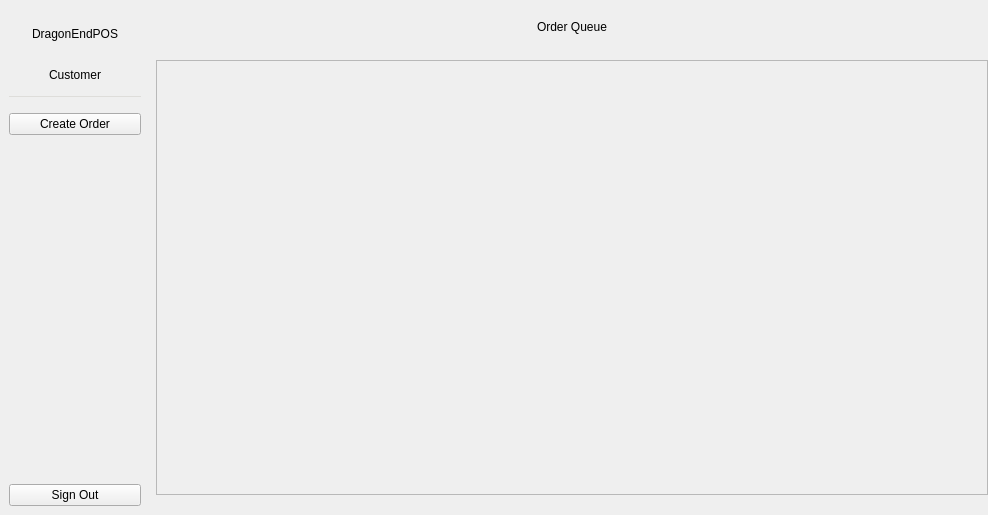
<?xml version="1.0" encoding="UTF-8"?>
<ui version="4.0">
 <class>OrderQueueView</class>
 <widget class="QWidget" name="OrderQueueView">
  <property name="geometry">
   <rect>
    <x>0</x>
    <y>0</y>
    <width>988</width>
    <height>515</height>
   </rect>
  </property>
  <property name="windowTitle">
   <string>Form</string>
  </property>
  <layout class="QHBoxLayout" name="horizontalLayout">
   <property name="leftMargin">
    <number>0</number>
   </property>
   <property name="topMargin">
    <number>0</number>
   </property>
   <property name="rightMargin">
    <number>0</number>
   </property>
   <property name="bottomMargin">
    <number>0</number>
   </property>
   <item>
    <widget class="QFrame" name="queueSideBar">
     <property name="sizePolicy">
      <sizepolicy hsizetype="Fixed" vsizetype="Expanding">
       <horstretch>0</horstretch>
       <verstretch>0</verstretch>
      </sizepolicy>
     </property>
     <property name="minimumSize">
      <size>
       <width>150</width>
       <height>0</height>
      </size>
     </property>
     <property name="maximumSize">
      <size>
       <width>150</width>
       <height>16777215</height>
      </size>
     </property>
     <property name="baseSize">
      <size>
       <width>150</width>
       <height>0</height>
      </size>
     </property>
     <property name="styleSheet">
      <string notr="true">QFrame#sideBar{
	background-color: rgb(255, 255, 255)
}</string>
     </property>
     <property name="frameShape">
      <enum>QFrame::NoFrame</enum>
     </property>
     <property name="frameShadow">
      <enum>QFrame::Raised</enum>
     </property>
     <layout class="QVBoxLayout" name="verticalLayout">
      <item>
       <widget class="QLabel" name="dashboardDEPLbl">
        <property name="minimumSize">
         <size>
          <width>0</width>
          <height>50</height>
         </size>
        </property>
        <property name="maximumSize">
         <size>
          <width>16777215</width>
          <height>100</height>
         </size>
        </property>
        <property name="text">
         <string>DragonEndPOS</string>
        </property>
        <property name="alignment">
         <set>Qt::AlignCenter</set>
        </property>
       </widget>
      </item>
      <item>
       <widget class="QLabel" name="dashboardUserLbl">
        <property name="sizePolicy">
         <sizepolicy hsizetype="Expanding" vsizetype="Preferred">
          <horstretch>0</horstretch>
          <verstretch>0</verstretch>
         </sizepolicy>
        </property>
        <property name="minimumSize">
         <size>
          <width>0</width>
          <height>20</height>
         </size>
        </property>
        <property name="maximumSize">
         <size>
          <width>16777215</width>
          <height>50</height>
         </size>
        </property>
        <property name="text">
         <string>Customer</string>
        </property>
        <property name="alignment">
         <set>Qt::AlignCenter</set>
        </property>
       </widget>
      </item>
      <item>
       <spacer name="verticalSpacer_5">
        <property name="orientation">
         <enum>Qt::Vertical</enum>
        </property>
        <property name="sizeType">
         <enum>QSizePolicy::Fixed</enum>
        </property>
        <property name="sizeHint" stdset="0">
         <size>
          <width>20</width>
          <height>5</height>
         </size>
        </property>
       </spacer>
      </item>
      <item>
       <widget class="QFrame" name="dashboardSidebarSeparator">
        <property name="sizePolicy">
         <sizepolicy hsizetype="Expanding" vsizetype="Fixed">
          <horstretch>0</horstretch>
          <verstretch>0</verstretch>
         </sizepolicy>
        </property>
        <property name="minimumSize">
         <size>
          <width>0</width>
          <height>1</height>
         </size>
        </property>
        <property name="baseSize">
         <size>
          <width>0</width>
          <height>1</height>
         </size>
        </property>
        <property name="styleSheet">
         <string notr="true">QFrame#dashboardSidebarSeparator{
	background-color: rgb(222, 221, 218)
}</string>
        </property>
        <property name="frameShape">
         <enum>QFrame::NoFrame</enum>
        </property>
        <property name="frameShadow">
         <enum>QFrame::Raised</enum>
        </property>
       </widget>
      </item>
      <item>
       <spacer name="verticalSpacer_4">
        <property name="orientation">
         <enum>Qt::Vertical</enum>
        </property>
        <property name="sizeType">
         <enum>QSizePolicy::Fixed</enum>
        </property>
        <property name="sizeHint" stdset="0">
         <size>
          <width>20</width>
          <height>10</height>
         </size>
        </property>
       </spacer>
      </item>
      <item>
       <widget class="QPushButton" name="dashboardOrderBtn">
        <property name="text">
         <string>Create Order</string>
        </property>
       </widget>
      </item>
      <item>
       <spacer name="verticalSpacer">
        <property name="orientation">
         <enum>Qt::Vertical</enum>
        </property>
        <property name="sizeHint" stdset="0">
         <size>
          <width>20</width>
          <height>40</height>
         </size>
        </property>
       </spacer>
      </item>
      <item>
       <widget class="QPushButton" name="dashboardSignOutBtn">
        <property name="text">
         <string>Sign Out</string>
        </property>
       </widget>
      </item>
     </layout>
    </widget>
   </item>
   <item>
    <layout class="QVBoxLayout" name="verticalLayout_2">
     <item>
      <spacer name="verticalSpacer_3">
       <property name="orientation">
        <enum>Qt::Vertical</enum>
       </property>
       <property name="sizeType">
        <enum>QSizePolicy::Fixed</enum>
       </property>
       <property name="sizeHint" stdset="0">
        <size>
         <width>20</width>
         <height>20</height>
        </size>
       </property>
      </spacer>
     </item>
     <item>
      <widget class="QLabel" name="queueMainLbl">
       <property name="text">
        <string>Order Queue</string>
       </property>
       <property name="alignment">
        <set>Qt::AlignCenter</set>
       </property>
      </widget>
     </item>
     <item>
      <spacer name="verticalSpacer_6">
       <property name="orientation">
        <enum>Qt::Vertical</enum>
       </property>
       <property name="sizeType">
        <enum>QSizePolicy::Fixed</enum>
       </property>
       <property name="sizeHint" stdset="0">
        <size>
         <width>20</width>
         <height>20</height>
        </size>
       </property>
      </spacer>
     </item>
     <item>
      <widget class="QScrollArea" name="scrollArea">
       <property name="widgetResizable">
        <bool>true</bool>
       </property>
       <widget class="QWidget" name="scrollAreaWidgetContents">
        <property name="geometry">
         <rect>
          <x>0</x>
          <y>0</y>
          <width>828</width>
          <height>410</height>
         </rect>
        </property>
        <layout class="QVBoxLayout" name="verticalLayout_4">
         <item>
          <layout class="QVBoxLayout" name="verticalLayout_3">
           <property name="sizeConstraint">
            <enum>QLayout::SetDefaultConstraint</enum>
           </property>
          </layout>
         </item>
        </layout>
       </widget>
      </widget>
     </item>
     <item>
      <spacer name="horizontalSpacer">
       <property name="orientation">
        <enum>Qt::Horizontal</enum>
       </property>
       <property name="sizeHint" stdset="0">
        <size>
         <width>40</width>
         <height>20</height>
        </size>
       </property>
      </spacer>
     </item>
    </layout>
   </item>
  </layout>
 </widget>
 <resources/>
 <connections/>
</ui>
